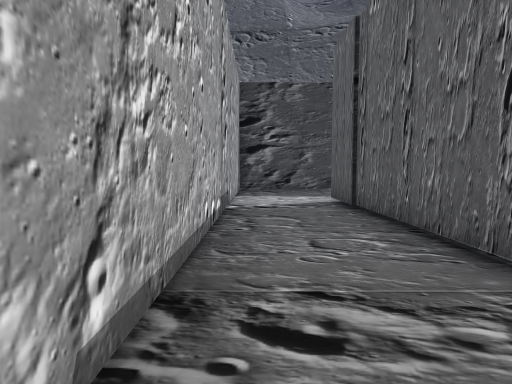
View 1 (above)

18 first-person views from a walk through a 3-D level made in the Unity game engine. The camera is 1.5 m above the floor, tilts 4° down and sees 75° across. The floor is counted in squares, 2 m on a side. Each view is taken from the middle of a square. On the plan, view 1 faces up. The plan holds only what a view shows up to about 11 squares ahead; the rest is blank. The place goes on beyond the plan. The player is left out.

View 2
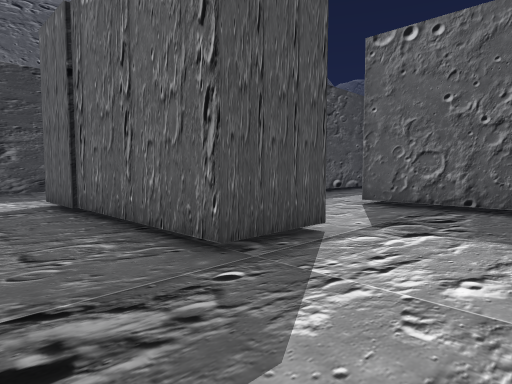

View 3
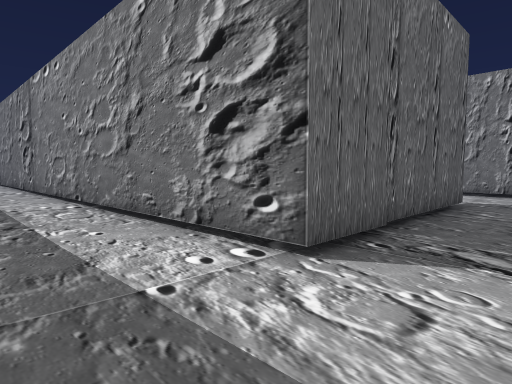

View 4
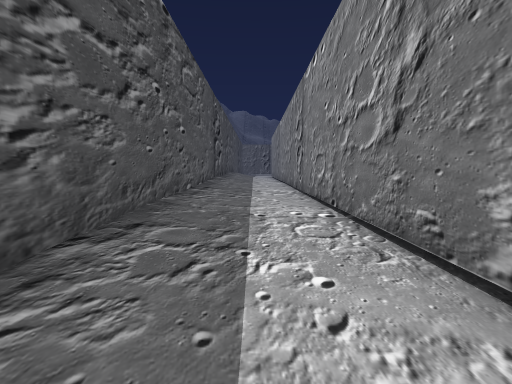

View 5
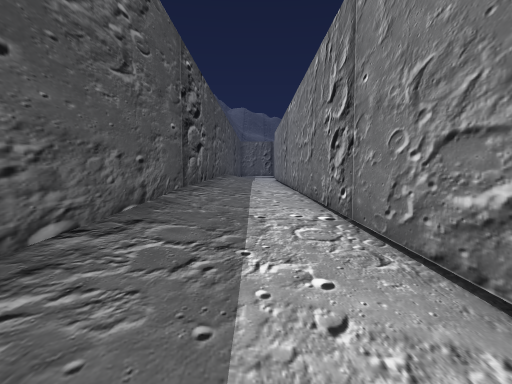

View 6
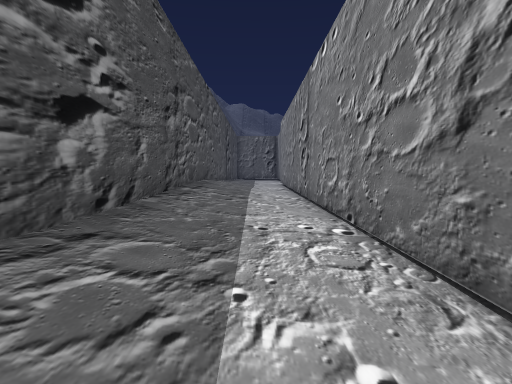

View 7
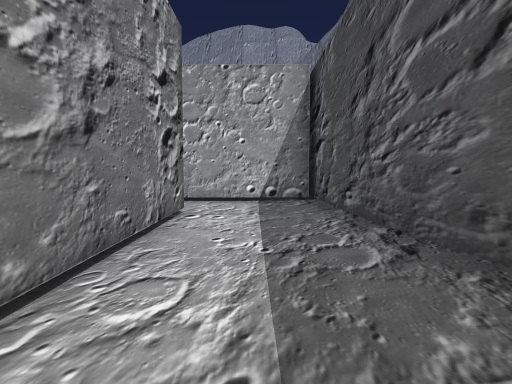

View 8
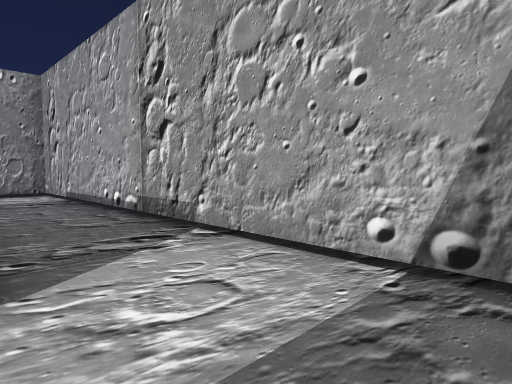

View 9
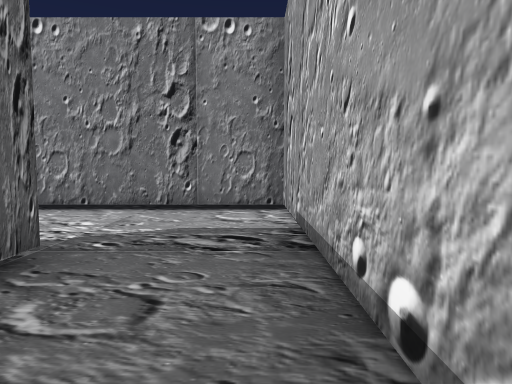

View 10
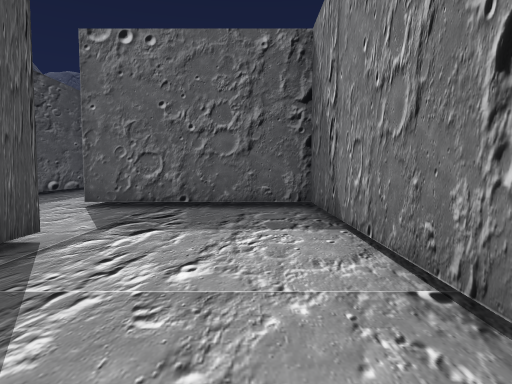

View 11
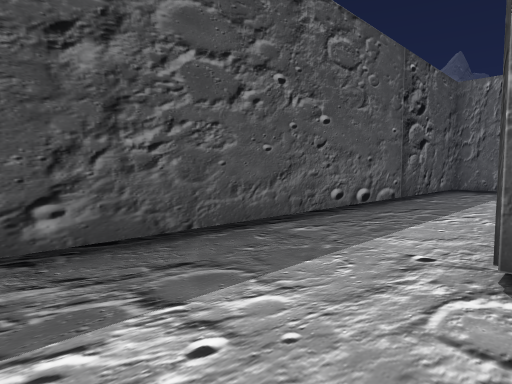

View 12
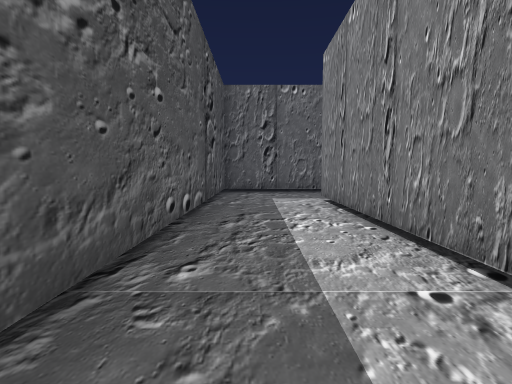

View 13
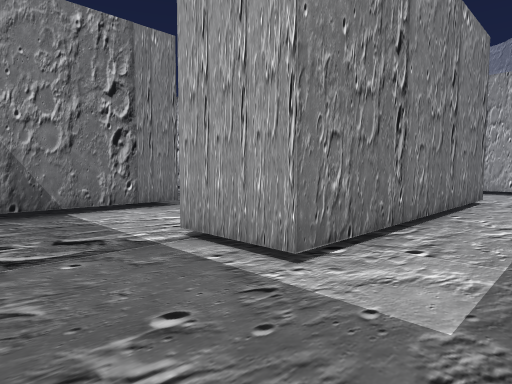

View 14
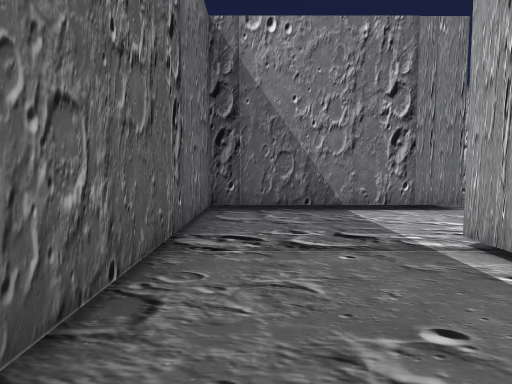

View 15
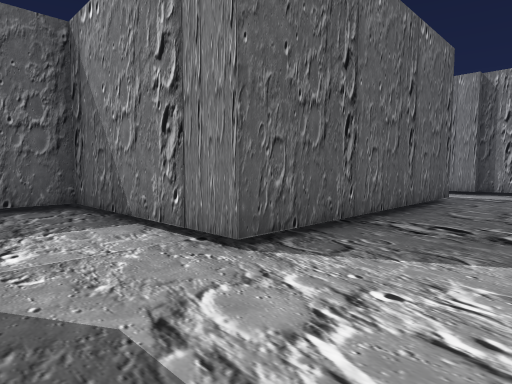

View 16
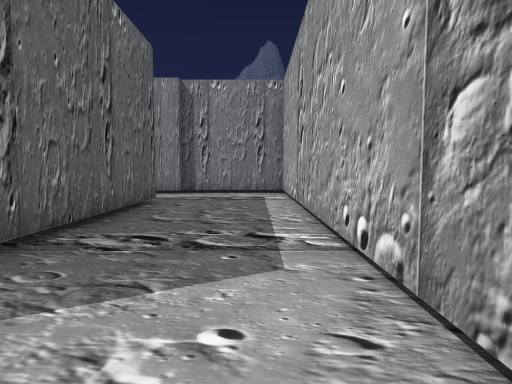

View 17
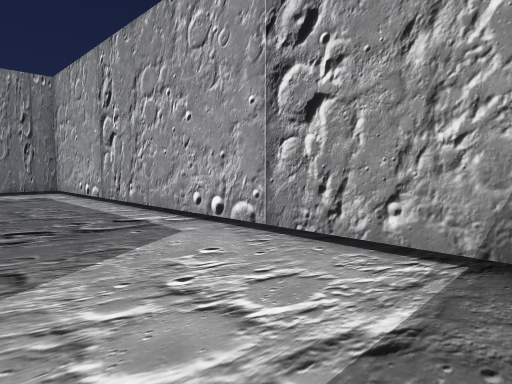

View 18
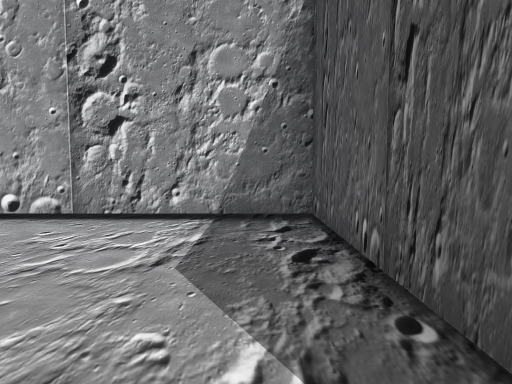

### Floor plan
Key: @ floor where view 1 was taken; # wall or solid block; . main floor; : floor 0.25 m higher than the main floor; / step, stairs or slope.
Columns run from 1 left of view 1 to 23 right of it. Each row starts with its distance up from view 1.
 11 #########################
 10 #..//////////////////////
  9 #.......::/://///////////
  8 #...............::::.....
  7 #..######################
  6 #..###############
  5 #..# ............#
  4 #..# ............#
  3 #..##...#######..#
  2 #..##...#######..#
  1 #.......##.......#
  0 #@......##.......#
 -1 ##########...#####
 -2          #...#
 -3          #...#
 -4          #...#
 -5          #...#
 -6          #...#
 -7          #...#
 -8          #....
 -9          #....
-10          #####

Where each view was taken, in squares from view 1:
view 1: 0 up, 0 right, facing up
view 2: 0 up, 0 right, facing up-right
view 3: 10 up, 0 right, facing down-right
view 4: 9 up, 2 right, facing right
view 5: 9 up, 7 right, facing right
view 6: 9 up, 13 right, facing right
view 7: 9 up, 8 right, facing left
view 8: 10 up, 2 right, facing down-left
view 9: 5 up, 0 right, facing down
view 10: 0 up, 0 right, facing right
view 11: 3 up, 4 right, facing up-right
view 12: 5 up, 5 right, facing right
view 13: 5 up, 15 right, facing down-left
view 14: 5 up, 15 right, facing down
view 15: 1 up, 9 right, facing down-right
view 16: 0 up, 9 right, facing down
view 17: 1 up, 11 right, facing down-left
view 18: 1 up, 13 right, facing left
